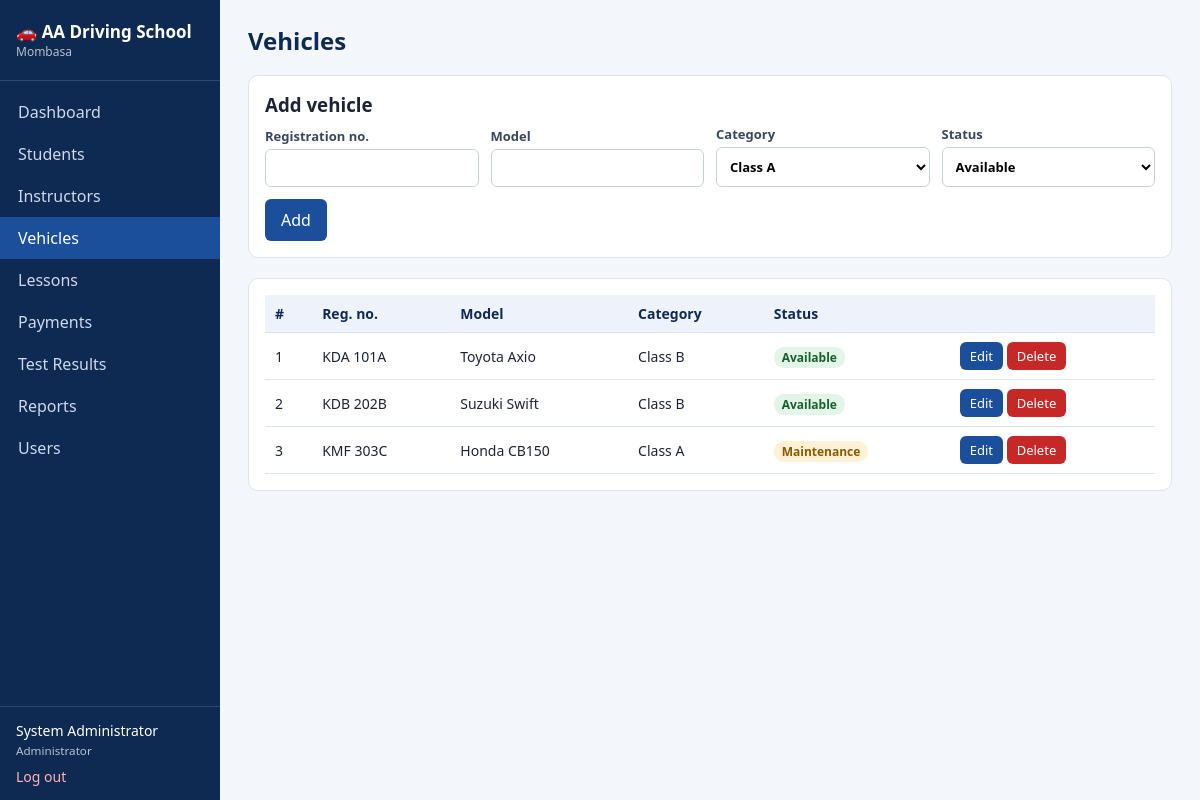
Screenshot of /vehicles.php (signed in) with the database file from the repository.
### tables this page shows
CREATE TABLE vehicles (
  vehicle_id INT AUTO_INCREMENT PRIMARY KEY,
  reg_no VARCHAR(20) NOT NULL UNIQUE,
  model VARCHAR(60) NOT NULL,
  category VARCHAR(30) NOT NULL DEFAULT 'Class B',
  status ENUM('Available','Maintenance') NOT NULL DEFAULT 'Available'
);

### config.php (called while the page is built, shortened)
<?php
function e($s) { return htmlspecialchars((string)$s, ENT_QUOTES, 'UTF-8'); }
function user() { return $_SESSION['user'] ?? null; }
function has_role(...$roles) { return user() && in_array(user()['role'], $roles, true); }

### vehicles.php (the view, shortened to what this page needs)
<?php
require 'config.php';
$edit = null;
$rows = $pdo->query('SELECT * FROM vehicles ORDER BY reg_no')->fetchAll();
require 'includes/header.php';
?>
<div class="panel">
  <h3 style="margin-top:0"><?= $edit ? 'Edit vehicle' : 'Add vehicle' ?></h3>
  <form method="post" class="grid"><?= csrf_field() ?>
    <label>Registration no. <input name="reg_no" required value="<?= e($edit['reg_no'] ?? '') ?>"></label>
    <label>Model <input name="model" required value="<?= e($edit['model'] ?? '') ?>"></label>
    <label>Category <select name="category"><?php foreach (['Class A', 'Class B', 'Class C', 'Class D'] as $c) echo '<option ' . (($edit['category'] ?? '') === $c ? 'selected' : '') . '>' . $c . '</option>'; ?></select></label>
    <label>Status <select name="status"><?php foreach (['Available', 'Maintenance'] as $c) echo '<option ' . (($edit['status'] ?? '') === $c ? 'selected' : '') . '>' . $c . '</option>'; ?></select></label>
    <div><button class="btn"><?= $edit ? 'Update' : 'Add' ?></button> <?php if ($edit) echo '<a class="btn grey" href="vehicles.php">Cancel</a>'; ?></div>
  </form>
</div>
<div class="panel"><table><tr><th>#</th><th>Reg. no.</th><th>Model</th><th>Category</th><th>Status</th><th></th></tr>
<?php foreach ($rows as $r): ?>
  <tr><td><?= $r['vehicle_id'] ?></td><td><?= e($r['reg_no']) ?></td><td><?= e($r['model']) ?></td><td><?= e($r['category']) ?></td>
  <td><span class="badge <?= $r['status'] === 'Available' ? 'b-ok' : 'b-warn' ?>"><?= e($r['status']) ?></span></td>
  <td><a class="btn sm" href="vehicles.php?edit=<?= $r['vehicle_id'] ?>">Edit</a>
  <?php if (has_role('Administrator')): ?><form method="post" class="inline" onsubmit="return confirm('Delete this vehicle?')"><button class="btn sm red">Delete</button></form><?php endif; ?></td></tr>
<?php endforeach; ?></table></div>
<?php require 'includes/footer.php'; ?>

### assets/style.css (style rules this page uses)
:root { --primary:#1b4f9c;--dark:#0f2a52;--bg:#f3f6fb;--line:#dde4ef;--ok:#1e8e3e;--err:#c62828;--warn:#e69500 }
* { box-sizing:border-box }
body { margin:0;font-family:Segoe UI,Arial,sans-serif;background:var(--bg);color:#1c2433;display:flex;min-height:100vh }
h3 { margin:22px 0 8px }
.panel { background:#fff;border:1px solid var(--line);border-radius:10px;padding:16px;margin-bottom:20px;overflow-x:auto }
table { width:100%;border-collapse:collapse;font-size:14px }
th,td { text-align:left;padding:9px 10px;border-bottom:1px solid var(--line);vertical-align:middle }
th { background:#eef3fb;color:var(--dark);white-space:nowrap }
form.grid { display:grid;grid-template-columns:repeat(auto-fit,minmax(210px,1fr));gap:12px;align-items:end }
label { display:block;font-size:13px;font-weight:600;color:#3a465c }
input,select,textarea { width:100%;padding:9px;margin-top:4px;border:1px solid #c5cfe0;border-radius:6px;font:inherit;background:#fff }
.btn { background:var(--primary);color:#fff;border:0;padding:10px 16px;border-radius:6px;cursor:pointer;font:inherit;text-decoration:none;display:inline-block }
.btn.sm { padding:5px 10px;font-size:13px }
.btn.red { background:var(--err) }
.inline { display:inline }
.badge { padding:2px 8px;border-radius:10px;font-size:12px;font-weight:600 }
.b-ok { background:#e3f4e8;color:#14612a }
.b-warn { background:#fff1d6;color:#8a5a00 }

### rows the page displays
vehicles: vehicle_id "1", reg_no "KDA 101A", model "Toyota Axio", category "Class B", status "Available"
vehicles: vehicle_id "2", reg_no "KDB 202B", model "Suzuki Swift", category "Class B", status "Available"
vehicles: vehicle_id "3", reg_no "KMF 303C", model "Honda CB150", category "Class A", status "Maintenance"

### other values shown
APP_NAME "AA Driving School"
$label "Dashboard"
$label "Students"
$label "Instructors"
$label "Vehicles"
$label "Lessons"
$label "Payments"
$label "Test Results"
$label "Reports"
$label "Users"
user()['full_name'] "System Administrator"
$role "Administrator"
$page_title "Vehicles"
form field category "Class A"
form field status "Available"
